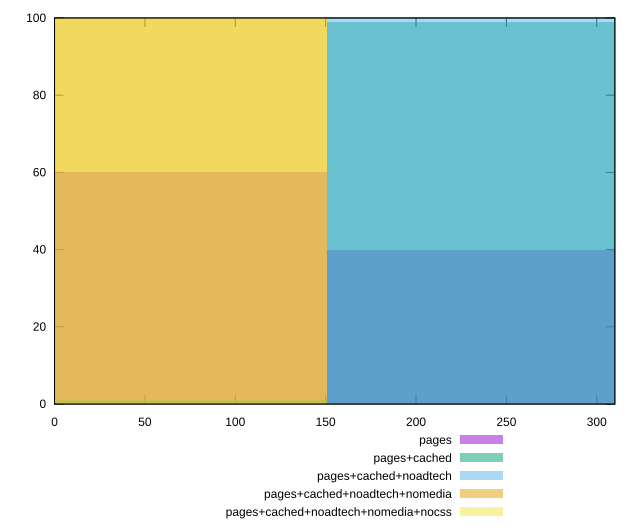

Write gnuplot code to recreate this figure.
reset

$pages <<EOF
0 60
301.06747565155916 40
EOF

$pagesCached <<EOF
0 1
301.06747565155916 99
EOF

$pagesCachedNoadtech <<EOF
301.06747565155916 100
EOF

$pagesCachedNoadtechNomedia <<EOF
0 100
EOF

$pagesCachedNoadtechNomediaNocss <<EOF
0 100
EOF

set key outside below
set boxwidth 301.06747565155916
set xrange [0:310]
set yrange [0:100]
set trange [0:100]
set style fill transparent solid 0.5 noborder
set terminal svg size 640, 530 enhanced background rgb 'white'
set output "report_00009_2021-02-08T22-37-41.559Z/uses-optimized-images/comparison/histogram/all_raw.svg"

plot $pages title "pages" with boxes, \
     $pagesCached title "pages+cached" with boxes, \
     $pagesCachedNoadtech title "pages+cached+noadtech" with boxes, \
     $pagesCachedNoadtechNomedia title "pages+cached+noadtech+nomedia" with boxes, \
     $pagesCachedNoadtechNomediaNocss title "pages+cached+noadtech+nomedia+nocss" with boxes

reset
